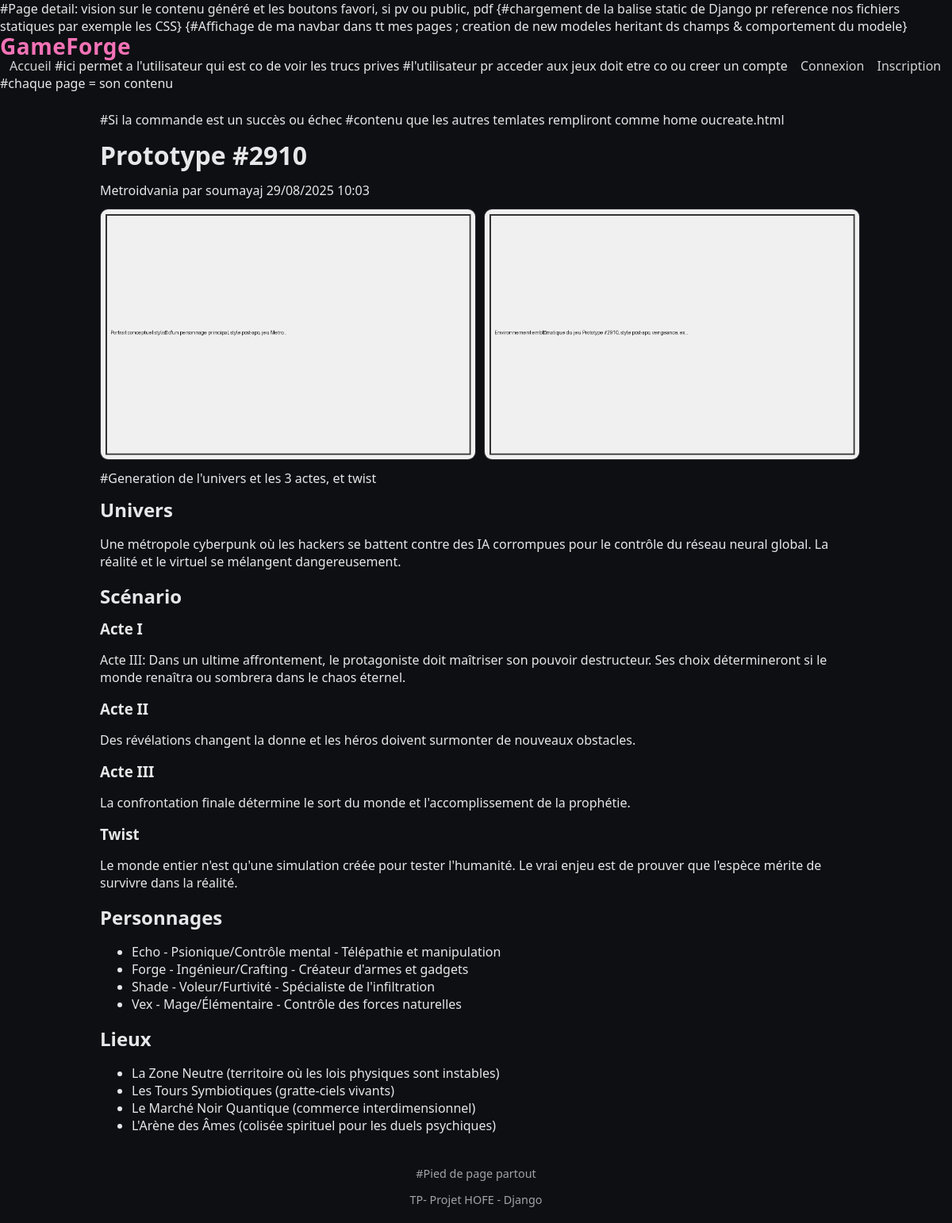
Screenshot of /detail/69/ with the database file from the repository.
### games/models.py (models this page shows, shortened)
class GameProject(models.Model):
    GENRE_CHOICES = [
        ("RPG", "RPG"),
        ("FPS", "FPS"),
        ("Metroidvania", "Metroidvania"),
        ("Visual Novel", "Visual Novel"),
        ("Strategy", "Strategy"),
        ("Puzzle", "Puzzle"),
    ]
    title = models.CharField(max_length=120)
    genre = models.CharField(max_length=32, choices=GENRE_CHOICES)
    ambiance = models.CharField(max_length=120)
    keywords = models.CharField(max_length=200, blank=True)
    references = models.CharField(max_length=200, blank=True)
    universe_text = models.TextField(blank=True)
    story_act1 = models.TextField(blank=True)
    story_act2 = models.TextField(blank=True)
    story_act3 = models.TextField(blank=True)
    story_twist = models.TextField(blank=True)
    characters = models.JSONField(default=list, blank=True)
    locations = models.JSONField(default=list, blank=True)
    character_image = models.ImageField(upload_to="characters/", blank=True, null=True)
    environment_image = models.ImageField(upload_to="environments/", blank=True, null=True)
    is_public = models.BooleanField(default=True)
    created_by = models.ForeignKey(settings.AUTH_USER_MODEL, on_delete=models.CASCADE)
    created_at = models.DateTimeField(auto_now_add=True)

### games/views.py (the view)
# urls.py: path('detail/<int:pk>/', views.detail, name='detail'),
def detail(request, pk):
    game = get_object_or_404(GameProject, pk=pk)
    if not game.is_public and (not request.user.is_authenticated or game.created_by != request.user):
        messages.error(request, "Ce projet est privé.")
        return redirect("home")
    is_fav = False
    if request.user.is_authenticated:
        is_fav = Favorite.objects.filter(user=request.user, game=game).exists()
    return render(request, "detail.html", {"game": game, "is_fav": is_fav})

### templates/detail.html (shortened to what this page needs)
{% extends 'base.html' %}
{% block content %}
<div class="detail">
    <div class="detail-head">
        <h1>{{ game.title }}</h1>
        <div class="meta">{{ game.genre }} par {{ game.created_by.username }}  {{ game.created_at|date:"d/m/Y H:i" }}</div>
    </div>
    <div class="images">
        {% if game.character_image %}<img src="{{ game.character_image.url }}" alt="Personnage">{% endif %}
        {% if game.environment_image %}<img src="{{ game.environment_image.url }}" alt="Environnement">{% endif %}
    </div>
    #Generation de l'univers et les 3 actes, et twist
    <section>
        <h2>Univers</h2>
        <p style="white-space:pre-line">{{ game.universe_text }}</p>
    </section>
    <section>
        <h2>Scénario</h2>
        <h3>Acte I</h3><p style="white-space:pre-line">{{ game.story_act1 }}</p>
        <h3>Acte II</h3><p style="white-space:pre-line">{{ game.story_act2 }}</p>
        <h3>Acte III</h3><p style="white-space:pre-line">{{ game.story_act3 }}</p>
        <h3>Twist</h3><p style="white-space:pre-line">{{ game.story_twist }}</p>
    </section>
    <section>
        <h2>Personnages</h2>
        <ul>
            {% for c in game.characters %}<li>{{ c }}</li>{% empty %}<li>--</li>{% endfor %}
        </ul>
    </section>
    <section>
        <h2>Lieux</h2>
        <ul>
            {% for l in game.locations %}<li>{{ l }}</li>{% empty %}<li>--</li>{% endfor %}
        </ul>
    </section>
</div>
{% endblock %}

### static/css/styles.css (style rules this page uses)
:root { --bg:#0e0f12; --fg:#e7e7ea; --muted:#a3a3a8; --card:#17181d; --accent:#6ee7b7; --logo:#f472b6; }
* { box-sizing: border-box; }
body { margin:0; background:var(--bg); color:var(--fg); font-family: system-ui, -apple-system, Segoe UI, Roboto, Ubuntu, Cantarell, 'Helvetica Neue', Arial; }
h1,h2,h3 { margin:12px 0; }
.detail .images { display:flex; gap:10px; margin:12px 0; }
.detail .images img { width:50%; border-radius:10px; border:1px solid #2a2b31; }

### rows the page displays
GameProject: title "Prototype #2910", genre "Metroidvania", created_by.username "soumayaj", created_at "29/08/2025 10:03", character_image (picture), environment_image (picture), universe_text "Une métropole cyberpunk où les hackers se battent contre des IA corrompues pour le contrôle du réseau neural global. La réalité et le virtuel se mélangent dangereusement.", story_act1 "Acte III: Dans un ultime affrontement, le protagoniste doit maîtriser son pouvoir destructeur. Ses choix détermineront si le monde renaîtra ou sombrera dans le chaos éternel.", story_act2 "Des révélations changent la donne et les héros doivent surmonter de nouveaux obstacles.", story_act3 "La confrontation finale détermine le sort du monde et l'accomplissement de la prophétie.", story_twist "Le monde entier n'est qu'une simulation créée pour tester l'humanité. Le vrai enjeu est de prouver que l'espèce mérite de survivre dans la réalité."

### other values shown
{{ c }} "Echo - Psionique/Contrôle mental - Télépathie et manipulation" "Forge - Ingénieur/Crafting - Créateur d'armes et gadgets" "Shade - Voleur/Furtivité - Spécialiste de l'infiltration" "Vex - Mage/Élémentaire - Contrôle des forces naturelles"
{{ l }} "La Zone Neutre (territoire où les lois physiques sont instables)" "Les Tours Symbiotiques (gratte-ciels vivants)" "Le Marché Noir Quantique (commerce interdimensionnel)" "L'Arène des Âmes (colisée spirituel pour les duels psychiques)"
